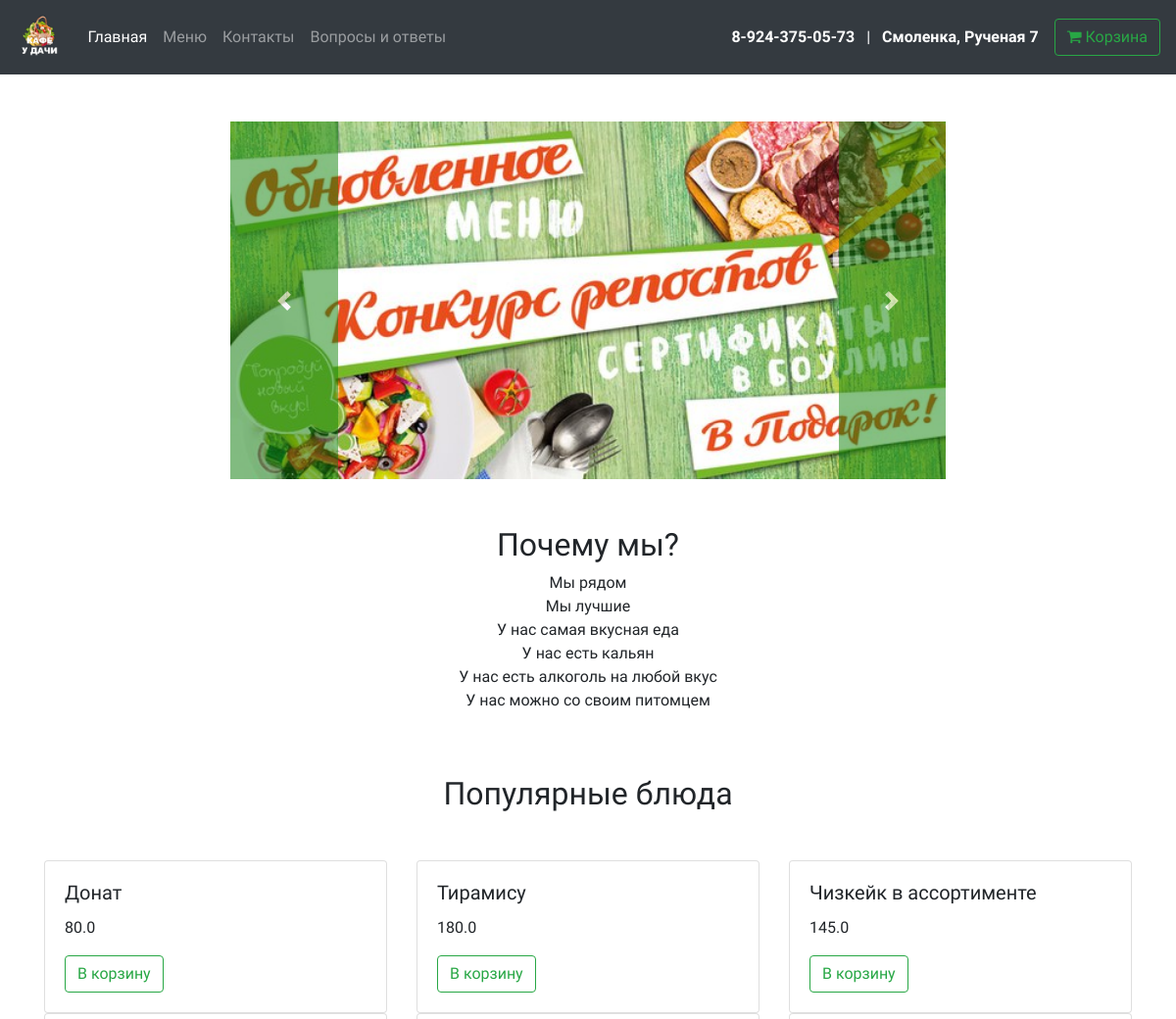
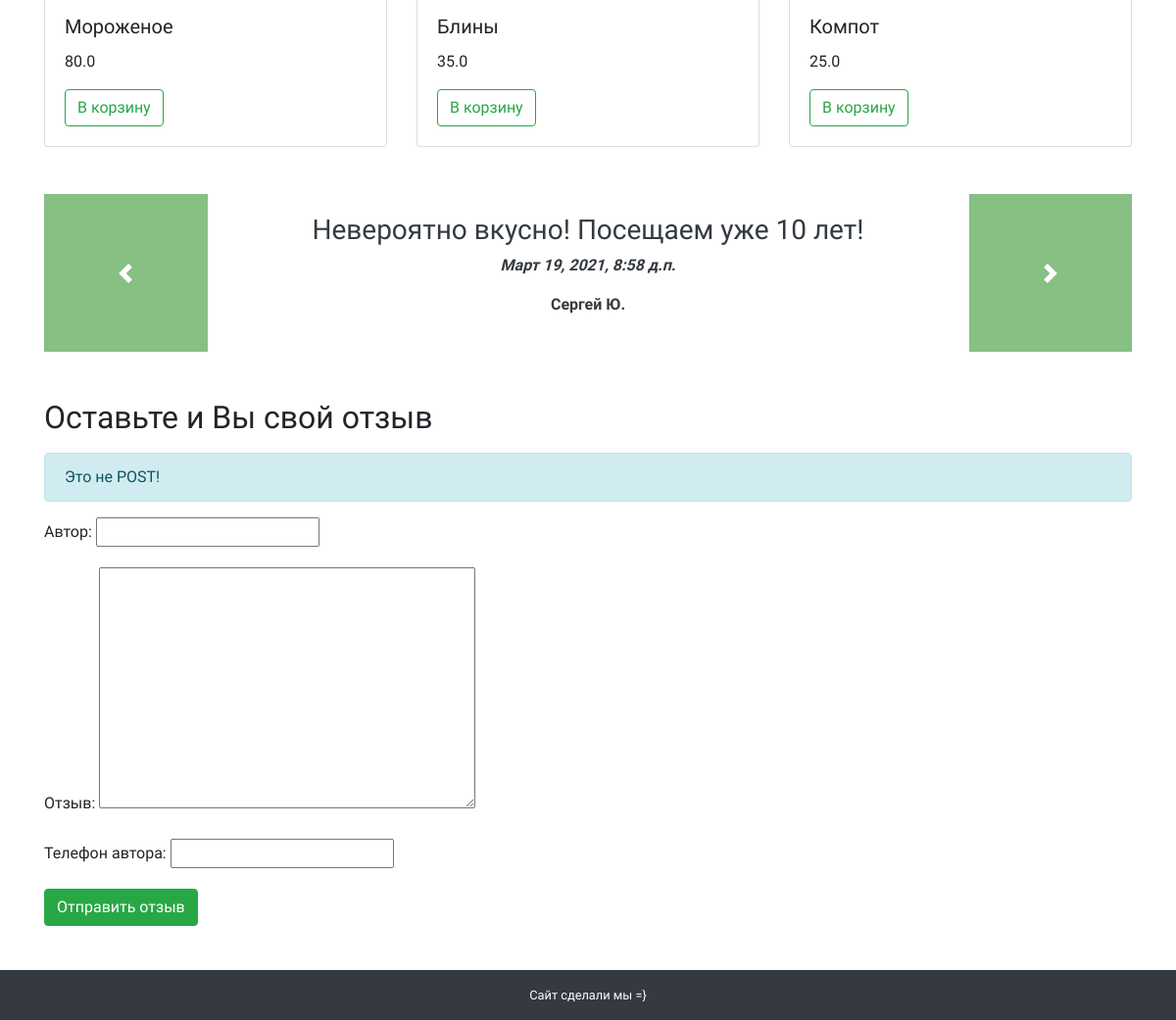
The app's page /ostavit_otziv/ with its own data (2 pictures, top to bottom).
### udachi/models.py (models this page shows, shortened)
class Bluda(models.Model):
    class Meta:
        verbose_name = 'Блюдо'
        verbose_name_plural = 'Блюда'
    nazvanie = models.CharField(verbose_name='Название', max_length=255, null=False, blank=False)
    opisanie = models.TextField('Описание', null=True, blank=True)
    cena = models.FloatField('Цена', default=0)
    gramovka = models.FloatField('Граммовка', default=0)
    prevyu = models.ImageField('Превью', null=False, blank=False)
    tip_bluda = models.ForeignKey(TipBluda, verbose_name='Тип блюда', on_delete=models.SET_NULL, null=True)
    ne_pokazivat = models.BooleanField('Не показывать блюдо', default=False)
    kolvo_dobavlenia_v_korzinu = models.IntegerField('Кол-во раз добавили в корзину', default=0)

class Otzivi(models.Model):
    class Meta:
        verbose_name = 'Отзыв'
        verbose_name_plural = 'Отзывы'
    avtor = models.CharField('Автор', max_length=255)
    otziv = models.TextField('Отзыв')
    telephone_avtora = models.CharField('Телефон автора', max_length=255)
    data_otziva = models.DateTimeField('Дата', auto_now_add=True)
    prosli_moderaziu = models.BooleanField('Модерацию прошли', default=False)

### udachi/views.py (the view)
# urls.py: path('ostavit_otziv/', ostavit_otziv, name='ostavit_otziv'),
def ostavit_otziv(request):
    if request.method == "POST":
        form = OstavitOtzivForm(request.POST)
        if form.is_valid():
            form.save(commit=True)
            return render_page_home(request, alert='Успех')
        else:
            return render_page_home(request, alert='Заполняй правильно!')
    else:
        return render_page_home(request, alert='Это не POST!')

### udachi/forms.py
class OstavitOtzivForm(ModelForm):
    class Meta:
        model = Otzivi
        fields = ['avtor', 'otziv', 'telephone_avtora']

### udachi/views.py (called while the page is built)
def render_page_home(request, alert=None):
    bluda_iz_topa = Bluda.objects.order_by('kolvo_dobavlenia_v_korzinu')[0:6]
    otzivi = Otzivi.objects.filter(prosli_moderaziu=True).order_by('data_otziva')
    forma_ostavit_otziv = OstavitOtzivForm()
    return render(request, 'udachi/home.html', {
        'bluda_iz_topa': bluda_iz_topa,
        'otzivi': otzivi,
        'forma_ostavit_otziv': forma_ostavit_otziv,
        'alert': alert
    })

### udachi/templates/udachi/home.html
{% extends 'udachi/base.html' %}
{% block Content %}
    <div class="container py-5">
        <div class="row">
            <div class="col-12 col-sm-12 col-md-12 col-xl-8 col-lg-6 offset-xl-2">
                {% include 'structure/slaider.html' %}
            </div>
            <div class="col-12 my-5 text-center">{% include 'structure/pochemu_mi.html' %}</div>
            {% include 'structure/popularnii_bluda.html' %}
            <div class="col-12 col-sm-12 col-md-12 col-xl-12 col-lg-12 my-5">
                {% include 'structure/slaider_otzivov.html' %}
            </div>
        </div>
    </div>
{% endblock %}

### udachi/templates/structure/popularnii_bluda.html
<div class="col-12"><h2 class="text-center mb-5">Популярные блюда</h2></div>
{% for i_bluda in bluda_iz_topa %}
    <div class="col-12 col-md-6 col-lg-4 col-xl-4">
        <div class="card">
            <div class="card-body">
                <h5 class="card-title">{{ i_bluda.nazvanie }}</h5>
                <p class="card-text">{{ i_bluda.cena }}</p>
                <a href="#" class="btn btn-outline-success">В корзину</a>
            </div>
        </div>
    </div>
{% endfor %}

### udachi/templates/structure/slaider_otzivov.html (shortened to what this page needs)
{% load static %}
<div id="carouselExampleControls2" class="carousel slide" data-ride="carousel">
    <div class="carousel-inner">
        {% for i_otziv in otzivi %}
            <div class="carousel-item {% if forloop.counter0 == 0 %}active{% endif %}">
                <div class="carousel-caption d-none d-md-block text-dark font-weight-bold">
                    <h3>{{ i_otziv.otziv }}</h3>
                    <p><i>{{ i_otziv.data_otziva }}</i></p>
                    <p>{{ i_otziv.avtor }}</p>
                </div>
            </div>
        {% endfor %}
    </div>
    <a class="carousel-control-prev" href="#carouselExampleControls2" role="button" data-slide="prev">
        <span class="carousel-control-prev-icon" aria-hidden="true"></span>
    </a>
    <a class="carousel-control-next" href="#carouselExampleControls2" role="button" data-slide="next">
        <span class="carousel-control-next-icon" aria-hidden="true"></span>
    </a>
</div>
<h2 class="my-3 mt-5">Оставьте и Вы свой отзыв</h2>
{% if alert %}
<div class="alert alert-info">{{ alert }}</div>
{% endif %}
<form method="post" action="{% url 'ostavit_otziv' %}">
    {{ forma_ostavit_otziv.as_p }}
    <button type="submit" class="btn btn-success">Отправить отзыв</button>
</form>

### udachi/static/udachi/style.css (style rules this page uses)
body { font-family: 'Exo 2', sans-serif; }
.carousel-control-prev, .carousel-control-next { background-color: #0f8208; }
.carousel-caption { position: static; right: 0; bottom: 0; }

### records on screen
Bluda: nazvanie "Донат", cena "80.0"
Bluda: nazvanie "Тирамису", cena "180.0"
Bluda: nazvanie "Чизкейк в ассортименте", cena "145.0"
Bluda: nazvanie "Мороженое", cena "80.0"
Bluda: nazvanie "Блины", cena "35.0"
Bluda: nazvanie "Компот", cena "25.0"
Otzivi: otziv "Невероятно вкусно! Посещаем уже 10 лет!", data_otziva "Март 19, 2021, 8:58 д.п.", avtor "Сергей Ю."

### other values on screen
{{ alert }} "Это не POST!"
